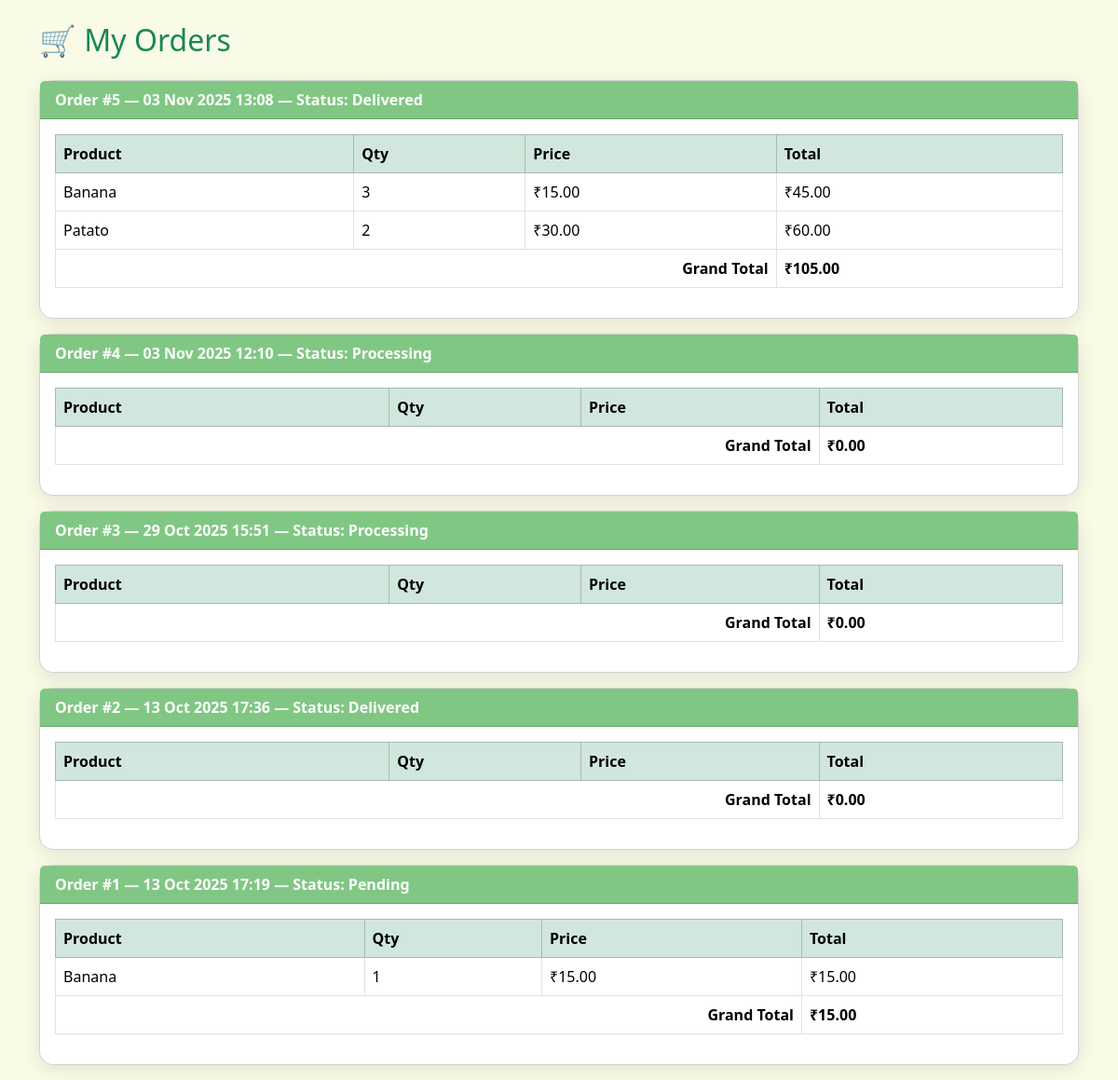
Screenshot of /my_orders.php (signed in) with the database file from the repository.
### tables this page shows
CREATE TABLE `orders` (
  `id` int(11) NOT NULL,
  `user_id` int(11) NOT NULL,
  `fullname` varchar(255) NOT NULL,
  `street` varchar(255) NOT NULL,
  `city` varchar(100) NOT NULL,
  `pincode` varchar(10) NOT NULL,
  `current_location` varchar(255) DEFAULT NULL,
  `payment_method` varchar(50) NOT NULL,
  `total_amount` decimal(10,2) NOT NULL,
  `order_date` datetime NOT NULL,
  `status` varchar(20) NOT NULL DEFAULT 'Pending'
);

CREATE TABLE `order_items` (
  `id` int(11) NOT NULL,
  `order_id` int(11) NOT NULL,
  `product_id` int(11) NOT NULL,
  `qty` int(11) NOT NULL,
  `price` decimal(10,2) NOT NULL
);

CREATE TABLE `products` (
  `id` int(11) NOT NULL,
  `name` varchar(255) NOT NULL,
  `price` decimal(10,2) NOT NULL,
  `image` varchar(255) DEFAULT NULL,
  `category` varchar(50) DEFAULT NULL
);

### my_orders.php (the view, shortened to what this page needs)
<?php
require 'db.php';
$user_id = $_SESSION['user_id'];
$stmt = $conn->prepare("SELECT * FROM orders WHERE user_id=? ORDER BY order_date DESC");
$stmt->bind_param("i", $user_id);
$stmt->execute();
$result = $stmt->get_result();
?>
<!doctype html>
<html lang="en">
<head>
<link href="https://cdn.jsdelivr.net/npm/bootstrap@5.3.2/dist/css/bootstrap.min.css" rel="stylesheet">
</head>
<body>
<div class="container mt-4">
    <h2 class="mb-4 text-success">🛒 My Orders</h2>
    <?php if ($result->num_rows > 0): ?>
        <?php while($order = $result->fetch_assoc()): ?>
            <div class="card mb-3">
                <div class="card-header">
                    Order #<?= $order['id'] ?> — <?= date('d M Y H:i', strtotime($order['order_date'])) ?> — Status: <?= htmlspecialchars($order['status'] ?? 'Pending') ?>
                </div>
                <div class="card-body">
                    <table class="table table-bordered">
                        <thead class="table-success">
                            <tr>
                                <th>Product</th>
                                <th>Qty</th>
                                <th>Price</th>
                                <th>Total</th>
                            </tr>
                        </thead>
                        <tbody>
                        <?php
                        $stmt2 = $conn->prepare("
                            SELECT oi.qty, oi.price, p.name
                            FROM order_items oi
                            JOIN products p ON oi.product_id = p.id
                            WHERE oi.order_id = ?
                        ");
                        $stmt2->bind_param("i", $order['id']);
                        $stmt2->execute();
                        $items = $stmt2->get_result();
                        $grand_total = 0;
                        while ($item = $items->fetch_assoc()):
                            $total = $item['price'] * $item['qty'];
                            $grand_total += $total;
                        ?>
                            <tr>
                                <td><?= htmlspecialchars($item['name']) ?></td>
                                <td><?= $item['qty'] ?></td>
                                <td>₹<?= number_format($item['price'], 2) ?></td>
                                <td>₹<?= number_format($total, 2) ?></td>
                            </tr>
                        <?php endwhile; ?>
                        <tr>
                            <td colspan="3" class="text-end"><strong>Grand Total</strong></td>
                            <td><strong>₹<?= number_format($grand_total, 2) ?></strong></td>
                        </tr>
                        </tbody>
                    </table>
                </div>
            </div>
        <?php endwhile; ?>
    <?php else: ?>
        <div class="alert alert-info">
            You have not placed any orders yet. <a href="index.php" class="alert-link">Shop Now</a>
        </div>
    <?php endif; ?>
</div>
</body>
</html>

### my_orders.php (style rules this page uses)
body { background: #f9fbe7; }
.card { border-radius: 15px; box-shadow: 0 4px 20px rgba(0,0,0,0.1); }
.card-header { background-color: #81c784; color: white; font-weight: 600; }

### rows the page displays
orders: id "5", order_date "03 Nov 2025 13:08", status "Delivered", grand_total "105.00"
order_items: product.name "Banana", qty "3", price "15.00", total "45.00"
order_items: product.name "Patato", qty "2", price "30.00", total "60.00"
orders: id "4", order_date "03 Nov 2025 12:10", status "Processing", grand_total "0.00"
orders: id "3", order_date "29 Oct 2025 15:51", status "Processing", grand_total "0.00"
orders: id "2", order_date "13 Oct 2025 17:36", status "Delivered", grand_total "0.00"
orders: id "1", order_date "13 Oct 2025 17:19", status "Pending", grand_total "15.00"
order_items: product.name "Banana", qty "1", price "15.00"
